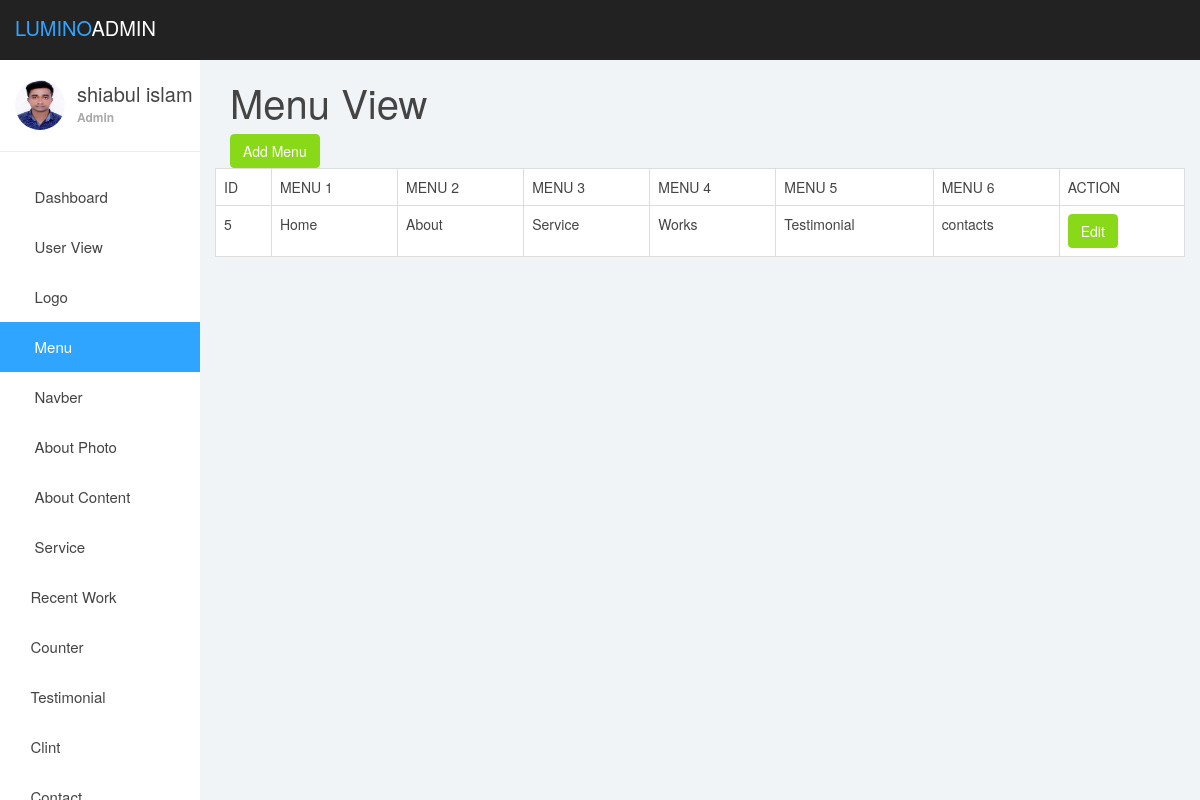
Screenshot of /zuman/menu_view.php (signed in) with the database file from the repository.
### tables this page shows
CREATE TABLE `menu` (
  `id` int(11) NOT NULL,
  `menu1` varchar(50) NOT NULL,
  `menu2` varchar(50) NOT NULL,
  `menu3` varchar(50) NOT NULL,
  `menu4` varchar(50) NOT NULL,
  `menu5` varchar(50) NOT NULL,
  `menu6` varchar(50) NOT NULL
);

### zuman/menu_view.php (the view)
<?php
require_once'dashboard/header.php';
?>
<?php
require 'db.php';
$select="SELECT * FROM menu";
$result=mysqli_query($db_connection,$select);
?>
<div class="col-lg-12">
	<h1>Menu View</h1>
	<a href="menu_add.php"><button class="btn btn-success">Add Menu</button></a>
</div><br>
<div>
	<table class="table table-bordered">
		<tr>
			<td>ID</td>
			<td>MENU 1</td>
			<td>MENU 2</td>
			<td>MENU 3</td>
			<td>MENU 4</td>
			<td>MENU 5</td>
			<td>MENU 6</td>
			<td>ACTION</td>
		</tr>
		<tr>
			<?php
			foreach ($result as  $value) {
			?>
			<td><?php echo $value['id']; ?></td>
			<td><?php echo $value['menu1']; ?></td>
			<td><?php echo $value['menu2']; ?></td>
			<td><?php echo $value['menu3']; ?></td>
			<td><?php echo $value['menu4']; ?></td>
			<td><?php echo $value['menu5']; ?></td>
			<td><?php echo $value['menu6']; ?></td>
			 <td><a href="menu_edit.php?id=<?php echo $value['id']; ?>"><button class="btn btn-success">Edit</button></a></td>
		</tr>
		<?php } ?>
	</table>
</div>
<?php
require_once'dashboard/footer.php';
?>

### zuman/dashboardasset/css/styles.css (style rules this page uses)
body { background: #f1f4f7; padding-top: 60px; font-size: 14px; color: #444444; font-family: "Montserrat", "Helvetica Neue", Helvetica, Arial, sans-serif; }
a, a:hover, a:focus { color: #30a5ff; }
h1, h2, h3, h4, h5, h6 { color: #444444; }
h1 { font-weight: 300; font-size: 40px; }
.btn-success, .btn-success:hover, .btn-success:focus, .btn-success:active, .btn-success.active, .open > .dropdown-toggle.btn-success, .btn-success.disabled, .btn-success[disabled], fieldset[disabled] .btn-success, .btn-success.disabled:hover, .btn-success[disabled]:hover, fieldset[disabled] .btn-success:hover, .btn-success.disabled:focus, .btn-success[disabled]:focus, fieldset[disabled] .btn-success:focus, .btn-success.disabled:active, .btn-success[disabled]:active, fieldset[disabled] .btn-success:active, .btn-success.disabled.active, .btn-success[disabled].active, fieldset[disabled] .btn-success.active { background-color: #8ad919; border-color: #8ad919; }
.table { background: #fff; }

### rows the page displays
menu: id "5", menu1 "Home", menu2 "About", menu3 "Service", menu4 "Works", menu5 "Testimonial", menu6 "contacts"

### other values shown
$_SESSION['name'] "shiabul islam"
